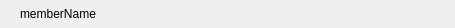
<?xml version="1.0" encoding="UTF-8"?>
<ui version="4.0">
 <class>rgEditorElement</class>
 <widget class="QWidget" name="rgEditorElement">
  <property name="geometry">
   <rect>
    <x>0</x>
    <y>0</y>
    <width>455</width>
    <height>28</height>
   </rect>
  </property>
  <property name="sizePolicy">
   <sizepolicy hsizetype="Preferred" vsizetype="Fixed">
    <horstretch>0</horstretch>
    <verstretch>0</verstretch>
   </sizepolicy>
  </property>
  <property name="minimumSize">
   <size>
    <width>0</width>
    <height>20</height>
   </size>
  </property>
  <property name="windowTitle">
   <string>Form</string>
  </property>
  <layout class="QVBoxLayout" name="_2">
   <property name="spacing">
    <number>0</number>
   </property>
   <property name="sizeConstraint">
    <enum>QLayout::SetNoConstraint</enum>
   </property>
   <property name="leftMargin">
    <number>0</number>
   </property>
   <property name="topMargin">
    <number>0</number>
   </property>
   <property name="rightMargin">
    <number>0</number>
   </property>
   <property name="bottomMargin">
    <number>0</number>
   </property>
   <item>
    <widget class="QWidget" name="rowInfo" native="true">
     <property name="maximumSize">
      <size>
       <width>16777215</width>
       <height>20</height>
      </size>
     </property>
     <layout class="QHBoxLayout" name="rowInfoLayout">
      <property name="spacing">
       <number>0</number>
      </property>
      <property name="leftMargin">
       <number>0</number>
      </property>
      <property name="topMargin">
       <number>0</number>
      </property>
      <property name="rightMargin">
       <number>0</number>
      </property>
      <property name="bottomMargin">
       <number>0</number>
      </property>
      <item>
       <spacer name="indentSpacer">
        <property name="orientation">
         <enum>Qt::Horizontal</enum>
        </property>
        <property name="sizeType">
         <enum>QSizePolicy::Fixed</enum>
        </property>
        <property name="sizeHint" stdset="0">
         <size>
          <width>0</width>
          <height>20</height>
         </size>
        </property>
       </spacer>
      </item>
      <item>
       <widget class="QPushButton" name="expandPushButton">
        <property name="maximumSize">
         <size>
          <width>20</width>
          <height>20</height>
         </size>
        </property>
        <property name="focusPolicy">
         <enum>Qt::NoFocus</enum>
        </property>
        <property name="text">
         <string/>
        </property>
        <property name="icon">
         <iconset>
          <normaloff>:/icons/expandFileItem.svg</normaloff>:/icons/expandFileItem.svg</iconset>
        </property>
        <property name="checkable">
         <bool>false</bool>
        </property>
        <property name="flat">
         <bool>true</bool>
        </property>
       </widget>
      </item>
      <item>
       <widget class="rgLabel" name="memberNameLabel">
        <property name="focusPolicy">
         <enum>Qt::ClickFocus</enum>
        </property>
        <property name="styleSheet">
         <string notr="true"/>
        </property>
        <property name="text">
         <string>memberName</string>
        </property>
       </widget>
      </item>
      <item>
       <spacer name="valueIndentSpacer">
        <property name="orientation">
         <enum>Qt::Horizontal</enum>
        </property>
        <property name="sizeType">
         <enum>QSizePolicy::Fixed</enum>
        </property>
        <property name="sizeHint" stdset="0">
         <size>
          <width>0</width>
          <height>20</height>
         </size>
        </property>
       </spacer>
      </item>
      <item>
       <widget class="QWidget" name="editorHost" native="true">
        <property name="maximumSize">
         <size>
          <width>400</width>
          <height>18</height>
         </size>
        </property>
        <layout class="QHBoxLayout" name="editorLayout">
         <property name="spacing">
          <number>0</number>
         </property>
         <property name="leftMargin">
          <number>0</number>
         </property>
         <property name="topMargin">
          <number>0</number>
         </property>
         <property name="rightMargin">
          <number>0</number>
         </property>
         <property name="bottomMargin">
          <number>0</number>
         </property>
         <item>
          <spacer name="horizontalSpacer">
           <property name="orientation">
            <enum>Qt::Horizontal</enum>
           </property>
           <property name="sizeHint" stdset="0">
            <size>
             <width>40</width>
             <height>20</height>
            </size>
           </property>
          </spacer>
         </item>
        </layout>
       </widget>
      </item>
     </layout>
    </widget>
   </item>
   <item>
    <layout class="QVBoxLayout" name="childRowsLayout">
     <property name="spacing">
      <number>0</number>
     </property>
    </layout>
   </item>
  </layout>
 </widget>
 <customwidgets>
  <customwidget>
   <class>rgLabel</class>
   <extends>QLabel</extends>
   <header>rgLabel.h</header>
  </customwidget>
 </customwidgets>
 <resources/>
 <connections/>
</ui>
